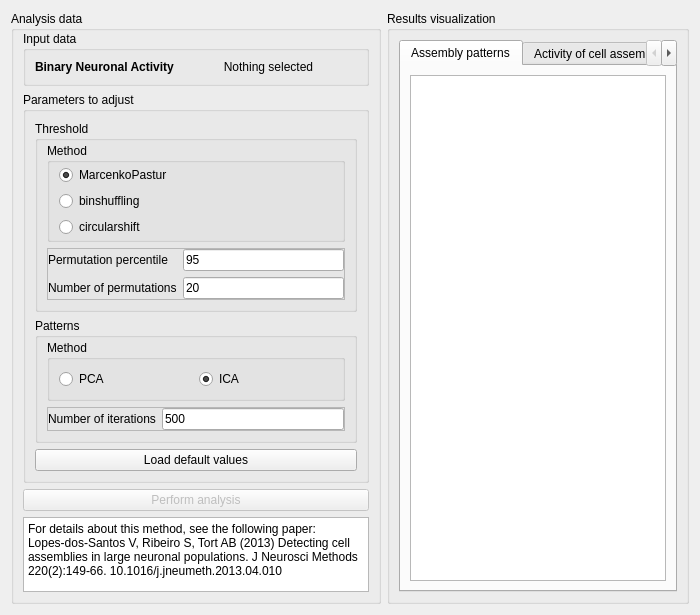
      <widget class="QWidget" name="tab_4">
       <attribute name="title">
        <string>ICA</string>
       </attribute>
       <layout class="QHBoxLayout" name="horizontalLayout_7">
        <item>
         <widget class="QWidget" name="widget_8" native="true">
          <property name="sizePolicy">
           <sizepolicy hsizetype="Maximum" vsizetype="Preferred">
            <horstretch>0</horstretch>
            <verstretch>0</verstretch>
           </sizepolicy>
          </property>
          <layout class="QVBoxLayout" name="verticalLayout_44">
           <property name="leftMargin">
            <number>0</number>
           </property>
           <property name="topMargin">
            <number>0</number>
           </property>
           <property name="rightMargin">
            <number>0</number>
           </property>
           <property name="bottomMargin">
            <number>0</number>
           </property>
           <item>
            <widget class="QGroupBox" name="groupBox_10">
             <property name="minimumSize">
              <size>
               <width>370</width>
               <height>0</height>
              </size>
             </property>
             <property name="maximumSize">
              <size>
               <width>370</width>
               <height>16777215</height>
              </size>
             </property>
             <property name="title">
              <string>Analysis data</string>
             </property>
             <layout class="QVBoxLayout" name="verticalLayout_20">
              <property name="leftMargin">
               <number>9</number>
              </property>
              <property name="topMargin">
               <number>0</number>
              </property>
              <property name="rightMargin">
               <number>9</number>
              </property>
              <property name="bottomMargin">
               <number>9</number>
              </property>
              <item>
               <widget class="QGroupBox" name="groupBox_11">
                <property name="sizePolicy">
                 <sizepolicy hsizetype="Expanding" vsizetype="Preferred">
                  <horstretch>0</horstretch>
                  <verstretch>0</verstretch>
                 </sizepolicy>
                </property>
                <property name="title">
                 <string>Input data</string>
                </property>
                <layout class="QFormLayout" name="formLayout_5">
                 <item row="0" column="0">
                  <widget class="QLabel" name="label_6">
                   <property name="font">
                    <font>
                     <bold>true</bold>
                    </font>
                   </property>
                   <property name="text">
                    <string>Binary Neuronal Activity</string>
                   </property>
                  </widget>
                 </item>
                 <item row="0" column="1">
                  <widget class="QLabel" name="lbl_ica_spikes_selected">
                   <property name="text">
                    <string>Nothing selected</string>
                   </property>
                   <property name="alignment">
                    <set>Qt::AlignCenter</set>
                   </property>
                  </widget>
                 </item>
                </layout>
               </widget>
              </item>
              <item>
               <widget class="QGroupBox" name="groupBox_12">
                <property name="sizePolicy">
                 <sizepolicy hsizetype="Expanding" vsizetype="Expanding">
                  <horstretch>0</horstretch>
                  <verstretch>0</verstretch>
                 </sizepolicy>
                </property>
                <property name="title">
                 <string>Parameters to adjust</string>
                </property>
                <property name="alignment">
                 <set>Qt::AlignLeading|Qt::AlignLeft|Qt::AlignTop</set>
                </property>
                <property name="flat">
                 <bool>false</bool>
                </property>
                <layout class="QVBoxLayout" name="verticalLayout_19">
                 <item>
                  <widget class="QGroupBox" name="groupBox_13">
                   <property name="sizePolicy">
                    <sizepolicy hsizetype="Expanding" vsizetype="Maximum">
                     <horstretch>0</horstretch>
                     <verstretch>0</verstretch>
                    </sizepolicy>
                   </property>
                   <property name="title">
                    <string>Threshold</string>
                   </property>
                   <property name="alignment">
                    <set>Qt::AlignLeading|Qt::AlignLeft|Qt::AlignTop</set>
                   </property>
                   <layout class="QVBoxLayout" name="verticalLayout_22">
                    <property name="topMargin">
                     <number>2</number>
                    </property>
                    <item>
                     <widget class="QGroupBox" name="groupBox_21">
                      <property name="sizePolicy">
                       <sizepolicy hsizetype="Preferred" vsizetype="Preferred">
                        <horstretch>0</horstretch>
                        <verstretch>0</verstretch>
                       </sizepolicy>
                      </property>
                      <property name="toolTip">
                       <string>Defines the method to compute the threshold for
assembly detection</string>
                      </property>
                      <property name="toolTipDuration">
                       <number>5000</number>
                      </property>
                      <property name="title">
                       <string>Method</string>
                      </property>
                      <layout class="QVBoxLayout" name="verticalLayout_17">
                       <property name="leftMargin">
                        <number>9</number>
                       </property>
                       <property name="topMargin">
                        <number>2</number>
                       </property>
                       <property name="bottomMargin">
                        <number>2</number>
                       </property>
                       <item>
                        <widget class="QRadioButton" name="ica_radio_method_marcenko">
                         <property name="toolTip">
                          <string>Uses the analytical bound</string>
                         </property>
                         <property name="toolTipDuration">
                          <number>5000</number>
                         </property>
                         <property name="text">
                          <string>MarcenkoPastur</string>
                         </property>
                         <property name="checked">
                          <bool>true</bool>
                         </property>
                        </widget>
                       </item>
                       <item>
                        <widget class="QRadioButton" name="ica_radio_method_shuffling">
                         <property name="toolTip">
                          <string>Estimate eigenvalue distribution for
independent activity from surrogate matrices generated by
shuffling time bins.</string>
                         </property>
                         <property name="toolTipDuration">
                          <number>5000</number>
                         </property>
                         <property name="text">
                          <string>binshuffling</string>
                         </property>
                        </widget>
                       </item>
                       <item>
                        <widget class="QRadioButton" name="ica_radio_method_shift">
                         <property name="toolTip">
                          <string>Estimate eigenvalue distribution for
independent activity from surrogate matrices generated by
random circular shifts of original spike matrix.</string>
                         </property>
                         <property name="toolTipDuration">
                          <number>5000</number>
                         </property>
                         <property name="text">
                          <string>circularshift</string>
                         </property>
                        </widget>
                       </item>
                      </layout>
                     </widget>
                    </item>
                    <item>
                     <widget class="QFrame" name="frame_4">
                      <property name="sizePolicy">
                       <sizepolicy hsizetype="Preferred" vsizetype="Expanding">
                        <horstretch>0</horstretch>
                        <verstretch>0</verstretch>
                       </sizepolicy>
                      </property>
                      <property name="frameShape">
                       <enum>QFrame::StyledPanel</enum>
                      </property>
                      <property name="frameShadow">
                       <enum>QFrame::Raised</enum>
                      </property>
                      <layout class="QFormLayout" name="formLayout_6">
                       <property name="leftMargin">
                        <number>0</number>
                       </property>
                       <property name="topMargin">
                        <number>0</number>
                       </property>
                       <property name="rightMargin">
                        <number>0</number>
                       </property>
                       <property name="bottomMargin">
                        <number>0</number>
                       </property>
                       <item row="0" column="0">
                        <widget class="QLabel" name="label_10">
                         <property name="toolTip">
                          <string>Defines which percentile of the
surrogate distribution of maximal eigenvalues is used as statistical
threshold. It must be a number between 0 and 100 (95 or larger
recommended). Not used when 'MarcenkoPastur' is chosen.</string>
                         </property>
                         <property name="toolTipDuration">
                          <number>7000</number>
                         </property>
                         <property name="text">
                          <string>Permutation percentile</string>
                         </property>
                        </widget>
                       </item>
                       <item row="0" column="1">
                        <widget class="QLineEdit" name="ica_edit_perpercentile">
                         <property name="text">
                          <string>95</string>
                         </property>
                        </widget>
                       </item>
                       <item row="1" column="0">
                        <widget class="QLabel" name="label_13">
                         <property name="toolTip">
                          <string>Defines how many surrogate
matrices are generated (100 or more recommended). Not used
when 'MarcenkoPastur' is chosen.</string>
                         </property>
                         <property name="toolTipDuration">
                          <number>5000</number>
                         </property>
                         <property name="text">
                          <string>Number of permutations</string>
                         </property>
                        </widget>
                       </item>
                       <item row="1" column="1">
                        <widget class="QLineEdit" name="ica_edit_percant">
                         <property name="text">
                          <string>20</string>
                         </property>
                        </widget>
                       </item>
                      </layout>
                     </widget>
                    </item>
                   </layout>
                  </widget>
                 </item>
                 <item>
                  <widget class="QGroupBox" name="groupBox_19">
                   <property name="sizePolicy">
                    <sizepolicy hsizetype="Expanding" vsizetype="Maximum">
                     <horstretch>0</horstretch>
                     <verstretch>0</verstretch>
                    </sizepolicy>
                   </property>
                   <property name="title">
                    <string>Patterns</string>
                   </property>
                   <property name="alignment">
                    <set>Qt::AlignLeading|Qt::AlignLeft|Qt::AlignTop</set>
                   </property>
                   <layout class="QVBoxLayout" name="verticalLayout_21">
                    <property name="topMargin">
                     <number>2</number>
                    </property>
                    <property name="bottomMargin">
                     <number>9</number>
                    </property>
                    <item>
                     <widget class="QGroupBox" name="groupBox_20">
                      <property name="sizePolicy">
                       <sizepolicy hsizetype="Preferred" vsizetype="Maximum">
                        <horstretch>0</horstretch>
                        <verstretch>0</verstretch>
                       </sizepolicy>
                      </property>
                      <property name="toolTip">
                       <string>Defines which method is used to extract assembly
patterns. </string>
                      </property>
                      <property name="toolTipDuration">
                       <number>5000</number>
                      </property>
                      <property name="title">
                       <string>Method</string>
                      </property>
                      <layout class="QHBoxLayout" name="horizontalLayout_17">
                       <item>
                        <widget class="QRadioButton" name="ica_radio_method_pca">
                         <property name="text">
                          <string>PCA</string>
                         </property>
                        </widget>
                       </item>
                       <item>
                        <widget class="QRadioButton" name="ica_radio_method_ica">
                         <property name="text">
                          <string>ICA</string>
                         </property>
                         <property name="checked">
                          <bool>true</bool>
                         </property>
                        </widget>
                       </item>
                      </layout>
                     </widget>
                    </item>
                    <item>
                     <widget class="QFrame" name="frame_3">
                      <property name="frameShape">
                       <enum>QFrame::StyledPanel</enum>
                      </property>
                      <property name="frameShadow">
                       <enum>QFrame::Raised</enum>
                      </property>
                      <layout class="QFormLayout" name="formLayout_7">
                       <property name="leftMargin">
                        <number>0</number>
                       </property>
                       <property name="topMargin">
                        <number>0</number>
                       </property>
                       <property name="rightMargin">
                        <number>0</number>
                       </property>
                       <property name="bottomMargin">
                        <number>0</number>
                       </property>
                       <item row="0" column="0">
                        <widget class="QLabel" name="label_14">
                         <property name="toolTip">
                          <string>Number of iterations for fastICA
algorithm (100 or more recommended). Not used when 'PCA' is
chosen.</string>
                         </property>
                         <property name="toolTipDuration">
                          <number>5000</number>
                         </property>
                         <property name="text">
                          <string>Number of iterations</string>
                         </property>
                        </widget>
                       </item>
                       <item row="0" column="1">
                        <widget class="QLineEdit" name="ica_edit_iterations">
                         <property name="text">
                          <string>500</string>
                         </property>
                        </widget>
                       </item>
                      </layout>
                     </widget>
                    </item>
                   </layout>
                  </widget>
                 </item>
                 <item>
                  <widget class="QPushButton" name="ica_btn_defaults">
                   <property name="toolTip">
                    <string>Load default parameters.</string>
                   </property>
                   <property name="toolTipDuration">
                    <number>5000</number>
                   </property>
                   <property name="text">
                    <string>Load default values</string>
                   </property>
                  </widget>
                 </item>
                </layout>
               </widget>
              </item>
              <item>
               <widget class="QPushButton" name="btn_run_ica">
                <property name="enabled">
                 <bool>false</bool>
                </property>
                <property name="text">
                 <string>Perform analysis</string>
                </property>
               </widget>
              </item>
              <item>
               <widget class="QPlainTextEdit" name="plainTextEdit_3">
                <property name="maximumSize">
                 <size>
                  <width>16777215</width>
                  <height>75</height>
                 </size>
                </property>
                <property name="readOnly">
                 <bool>true</bool>
                </property>
                <property name="plainText">
                 <string>For details about this method, see the following paper:
Lopes-dos-Santos V, Ribeiro S, Tort AB (2013) Detecting cell assemblies in large neuronal populations. J Neurosci Methods 220(2):149-66. 10.1016/j.jneumeth.2013.04.010</string>
                </property>
               </widget>
              </item>
             </layout>
            </widget>
           </item>
          </layout>
         </widget>
        </item>
        <item>
         <widget class="QGroupBox" name="groupBox_18">
          <property name="title">
           <string>Results visualization</string>
          </property>
          <layout class="QVBoxLayout" name="verticalLayout_37">
           <item>
            <widget class="QTabWidget" name="tabWidget_5">
             <property name="currentIndex">
              <number>0</number>
             </property>
             <property name="movable">
              <bool>true</bool>
             </property>
             <widget class="QWidget" name="tab_13">
              <attribute name="title">
               <string>Assembly patterns</string>
              </attribute>
              <layout class="QVBoxLayout" name="verticalLayout_38">
               <item>
                <widget class="MatplotlibWidget" name="ica_plot_assemblys"/>
               </item>
              </layout>
             </widget>
             <widget class="QWidget" name="tab_14">
              <attribute name="title">
               <string>Activity of cell assemblies</string>
              </attribute>
              <layout class="QVBoxLayout" name="verticalLayout_39">
               <item>
                <widget class="MatplotlibWidget" name="ica_plot_activity"/>
               </item>
              </layout>
             </widget>
             <widget class="QWidget" name="tab_33">
              <attribute name="title">
               <string>Binary assembly patterns</string>
              </attribute>
              <layout class="QVBoxLayout" name="verticalLayout_40">
               <item>
                <widget class="MatplotlibWidget" name="ica_plot_binary_patterns"/>
               </item>
              </layout>
             </widget>
             <widget class="QWidget" name="tab_34">
              <attribute name="title">
               <string>Binary cell assemblies</string>
              </attribute>
              <layout class="QVBoxLayout" name="verticalLayout_41">
               <item>
                <widget class="MatplotlibWidget" name="ica_plot_binary_assemblies"/>
               </item>
              </layout>
             </widget>
            </widget>
           </item>
          </layout>
         </widget>
        </item>
       </layout>
      </widget>
